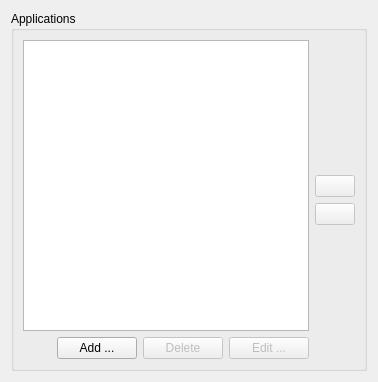
<?xml version="1.0" encoding="UTF-8"?>
<ui version="4.0">
 <class>Tools</class>
 <widget class="QWidget" name="Tools">
  <property name="geometry">
   <rect>
    <x>0</x>
    <y>0</y>
    <width>378</width>
    <height>382</height>
   </rect>
  </property>
  <property name="windowTitle">
   <string>Applications</string>
  </property>
  <property name="windowIcon">
   <iconset resource="resource.qrc">
    <normaloff>:/resource/16x16_ico_png/ico_tool.png</normaloff>:/resource/16x16_ico_png/ico_tool.png</iconset>
  </property>
  <layout class="QVBoxLayout" name="verticalLayout">
   <item>
    <widget class="QGroupBox" name="groupBox_5">
     <property name="title">
      <string>Applications</string>
     </property>
     <layout class="QGridLayout" name="gridLayout_5">
      <item row="0" column="0">
       <layout class="QVBoxLayout" name="verticalLayout_4">
        <item>
         <widget class="QListWidget" name="listTools">
          <property name="viewMode">
           <enum>QListView::ListMode</enum>
          </property>
         </widget>
        </item>
        <item>
         <layout class="QHBoxLayout" name="horizontalLayout_8">
          <item>
           <spacer name="horizontalSpacer_4">
            <property name="orientation">
             <enum>Qt::Horizontal</enum>
            </property>
            <property name="sizeHint" stdset="0">
             <size>
              <width>40</width>
              <height>20</height>
             </size>
            </property>
           </spacer>
          </item>
          <item>
           <widget class="QPushButton" name="btnAdd">
            <property name="text">
             <string>Add ...</string>
            </property>
           </widget>
          </item>
          <item>
           <widget class="QPushButton" name="btnDel">
            <property name="enabled">
             <bool>false</bool>
            </property>
            <property name="text">
             <string>Delete</string>
            </property>
           </widget>
          </item>
          <item>
           <widget class="QPushButton" name="btnEdit">
            <property name="enabled">
             <bool>false</bool>
            </property>
            <property name="text">
             <string>Edit ...</string>
            </property>
           </widget>
          </item>
         </layout>
        </item>
       </layout>
      </item>
      <item row="0" column="1">
       <layout class="QVBoxLayout" name="verticalLayout_2">
        <item>
         <spacer name="verticalSpacer_2">
          <property name="orientation">
           <enum>Qt::Vertical</enum>
          </property>
          <property name="sizeHint" stdset="0">
           <size>
            <width>20</width>
            <height>40</height>
           </size>
          </property>
         </spacer>
        </item>
        <item>
         <widget class="QPushButton" name="btnMoveUp">
          <property name="enabled">
           <bool>false</bool>
          </property>
          <property name="text">
           <string/>
          </property>
          <property name="icon">
           <iconset resource="resource.qrc">
            <normaloff>:/resource/16x16_ico_png/ico_move_up.png</normaloff>:/resource/16x16_ico_png/ico_move_up.png</iconset>
          </property>
         </widget>
        </item>
        <item>
         <widget class="QPushButton" name="btnMoveDown">
          <property name="enabled">
           <bool>false</bool>
          </property>
          <property name="text">
           <string/>
          </property>
          <property name="icon">
           <iconset resource="resource.qrc">
            <normaloff>:/resource/16x16_ico_png/ico_move_down.png</normaloff>:/resource/16x16_ico_png/ico_move_down.png</iconset>
          </property>
         </widget>
        </item>
        <item>
         <spacer name="verticalSpacer_3">
          <property name="orientation">
           <enum>Qt::Vertical</enum>
          </property>
          <property name="sizeHint" stdset="0">
           <size>
            <width>20</width>
            <height>40</height>
           </size>
          </property>
         </spacer>
        </item>
       </layout>
      </item>
     </layout>
    </widget>
   </item>
  </layout>
 </widget>
 <resources>
  <include location="resource.qrc"/>
 </resources>
 <connections/>
</ui>
